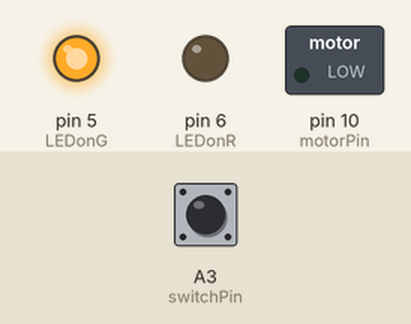
Bench run of a sketch on a simulated Arduino Uno, built with avr-gcc and run on an emulated ATmega328P. On the bench: switched loads named in the sketch (green lamp = pin HIGH), output pins drawn as LEDs (lit = HIGH). The test bench sets the inputs (shaded band); at power-on: A3 (switchPin) HIGH.

Above: at 1.2 s.
1.3 s: A3 (switchPin) pulled LOW for 0.15 s
At 1.37 s:
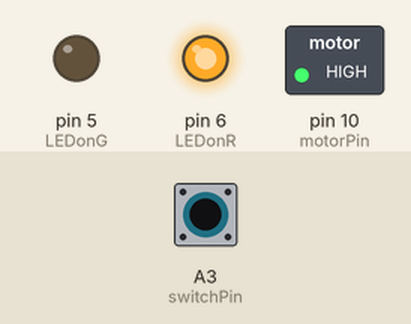
2.9 s: A3 (switchPin) pulled LOW for 3.2 s
At 6.9 s:
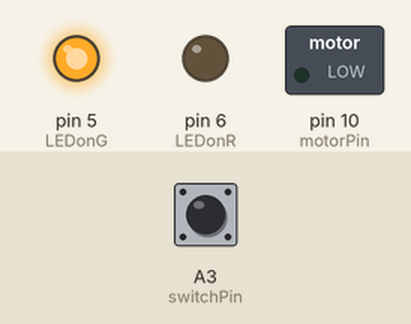
Timing chart, 0 to 8.4 s (numbered marks = the images above; inputs shaded):
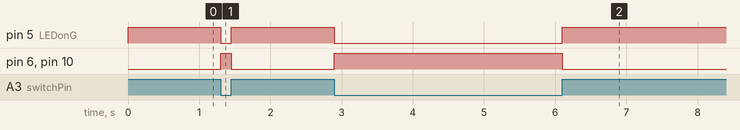

The sketch:

test_program.ino
```cpp
const int motorPin = 10;
const int switchPin = A3;
const int LEDonR = 6;
const int LEDonG = 5;

void setup() {
  pinMode(motorPin, OUTPUT);
  pinMode(switchPin, INPUT);
  pinMode(LEDonR, OUTPUT);
  pinMode(LEDonG, OUTPUT);
}

void loop() {
  int switchState = !digitalRead(switchPin);

  if (switchState == HIGH) {
    // Turn on the motor
    digitalWrite(motorPin, HIGH);
    digitalWrite(LEDonR, HIGH);
    digitalWrite(LEDonG, LOW);

  } else {
    // Turn off the motor
    digitalWrite(motorPin, LOW);
    digitalWrite(LEDonG, HIGH);
    digitalWrite(LEDonR, LOW);

  }
}
```

Measured:
- after the input at 1.3 s, pin 5 (LEDonG): HIGH → LOW at once, → HIGH 0.15 s later; pin 6 (LEDonR), pin 10 (motorPin): LOW → HIGH at once, → LOW 0.15 s later
- after the input at 2.9 s, pin 5 (LEDonG): HIGH → LOW at once, → HIGH 3.2 s later; pin 6 (LEDonR), pin 10 (motorPin): LOW → HIGH at once, → LOW 3.2 s later
